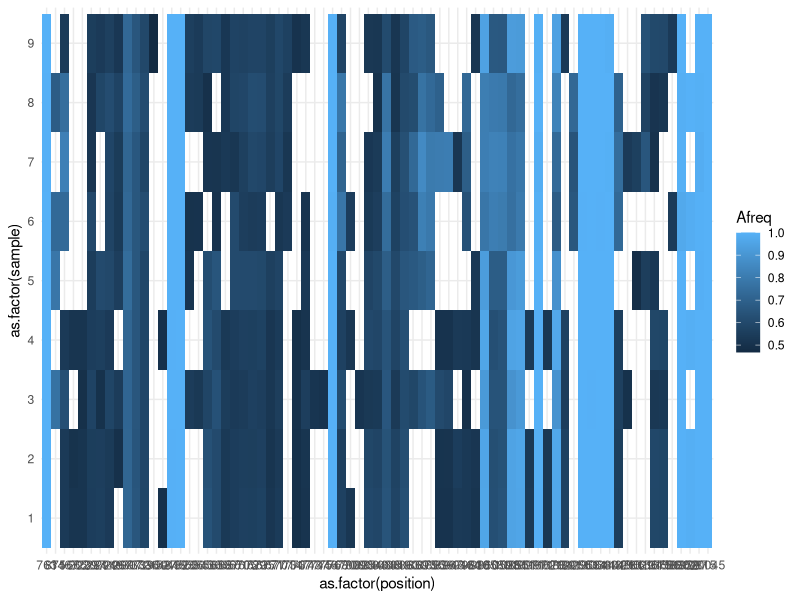
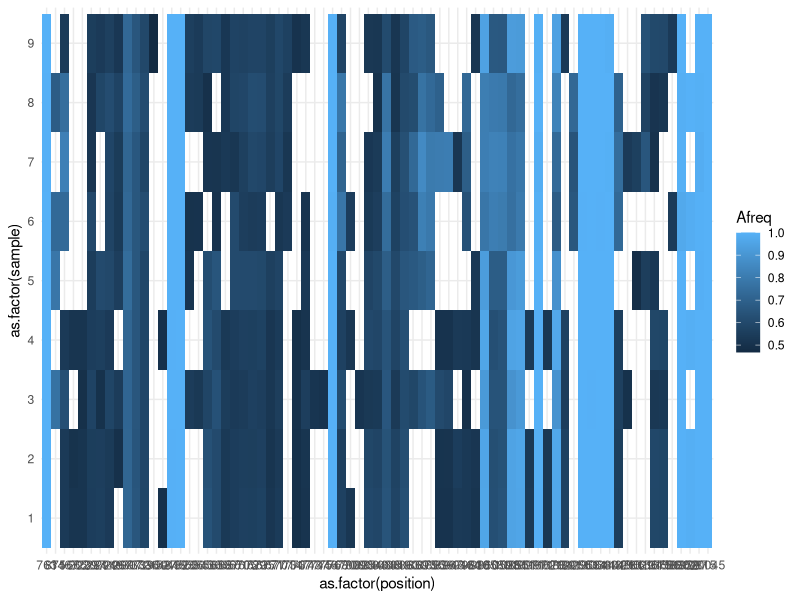
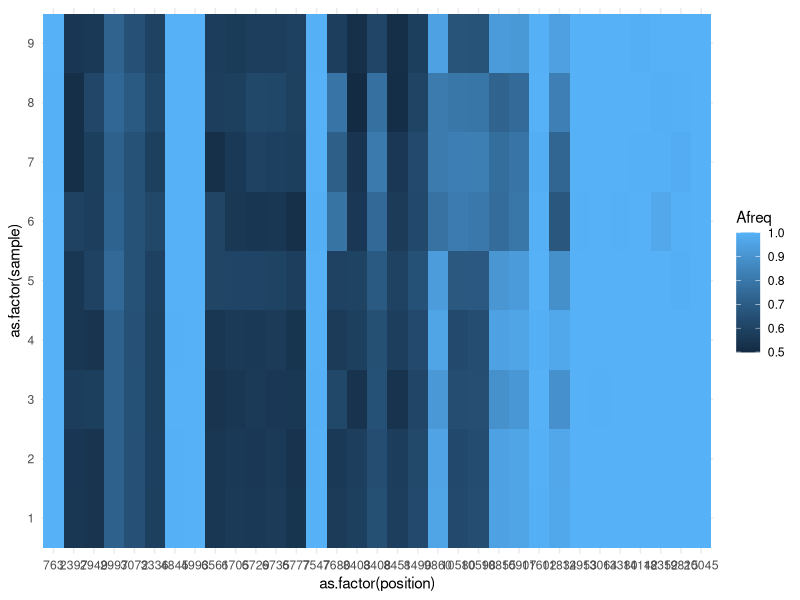
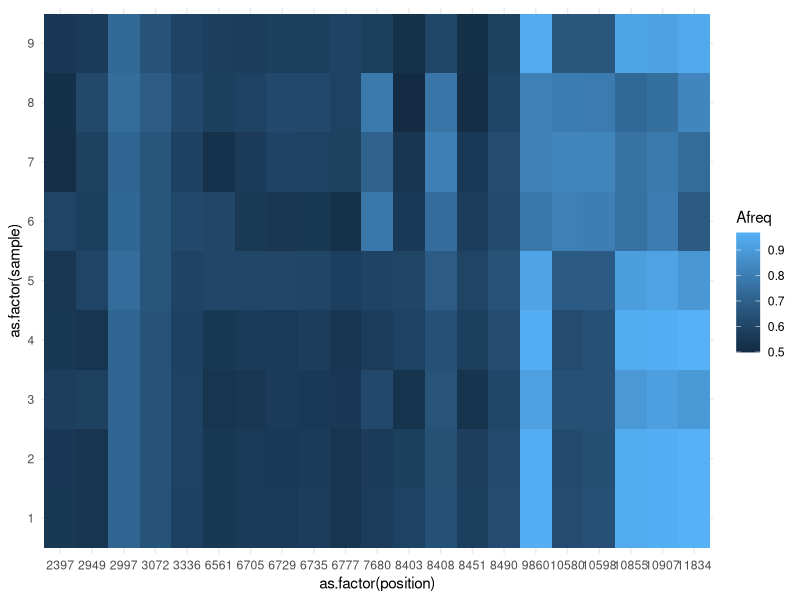

The R source for these figures, in order:
require(tidyverse)
data = read.table("Resultats_mesoni.csv",header=T)
data %>% glimpse
data %>% select(position,sample,Afreq) %>%  glimpse
data %>% select(position,sample,Afreq) %>% ggplot() + geom_tile(aes(x=as.factor(position),y=as.factor(sample),fill=Afreq)) + theme_minimal() + scale_fill_gradient() + theme()


shared_locus =  data %>% select(position,sample,Afreq) %>% group_by(position) %>% summarize(samples = n()) %>% filter(samples==9)

shared_locus$position

varloc = data %>% group_by(position) %>% summarize(mean = mean(Afreq)) %>% filter(mean<0.99)


data %>% select(position,sample,Afreq) %>%  ggplot() + geom_tile(aes(x=as.factor(position),y=as.factor(sample),fill=Afreq)) + theme_minimal() + scale_fill_gradient() + theme()

data %>% select(position,sample,Afreq) %>% filter(position %in% shared_locus$position) %>%  ggplot() + geom_tile(aes(x=as.factor(position),y=as.factor(sample),fill=Afreq)) + theme_minimal() + scale_fill_gradient() + theme()

data %>% select(position,sample,Afreq)  %>% filter(position %in% shared_locus$position) %>% filter(position %in% varloc$position) %>%  ggplot() + geom_tile(aes(x=as.factor(position),y=as.factor(sample),fill=Afreq)) + theme_minimal() + scale_fill_gradient() + theme()

